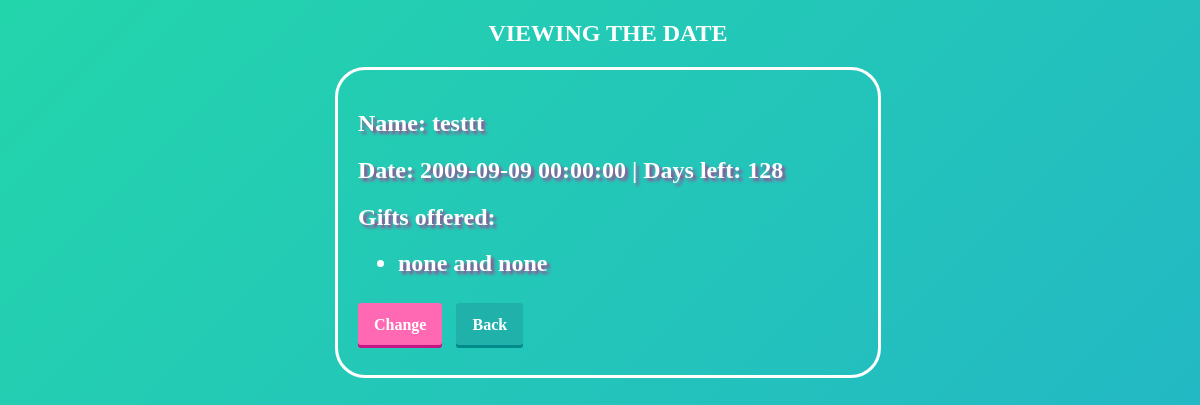
The app's page /birthday/8 with its own data.
### app/data/birthdays.py (models this page shows, shortened)
class Birthday(SqlAlchemyBase):
    __tablename__ = 'birthdays'
    id = sqlalchemy.Column(sqlalchemy.Integer,
                           primary_key=True, autoincrement=True)
    name = sqlalchemy.Column(sqlalchemy.String, nullable=True)
    date = sqlalchemy.Column(sqlalchemy.DateTime, nullable=True)
    gifts = sqlalchemy.Column(sqlalchemy.String, nullable=True)
    user_id = sqlalchemy.Column(sqlalchemy.Integer, nullable=True)

### funcs.py (the view)
@blueprint.route('/birthday/<int:id>', methods=['GET', 'POST'])
def birthday(id):
    session = db_session.create_session()
    bd = session.query(Birthday).filter(Birthday.id == id).first()
    spisok = bd.gifts.split(', ')
    date = dt.date(dt.datetime.today().year, int(str(bd.date).split()[0].split('-')[1]),
                   int(str(bd.date).split()[0].split('-')[2]))
    now = dt.date.today()
    left = (date - now).days
    if left < 0:
        left = 360 + left
    user = session.query(User).filter(User.birthdays.like(f'%{id}%')).first()
    return render_template('watch.html', name=bd.name, date=bd.date, left=left, spisok=spisok,
                           link=f'/birthday/edit/{id}', link2=f'/main/{user.id}')

### app/data/db_session.py (called while the page is built)
def create_session() -> Session:
    global __factory
    return __factory()

### templates/watch.html (shortened to what this page needs)
<!DOCTYPE html>
<html lang="en">
<head>
     <link rel="stylesheet" type="text/css" href="/static/css/style.css"/>
    </head>
<body>
    <aside>
        <h1>VIEWING THE DATE</h1></aside>
        <form3 action="" method="post">
        <h2>Name: {{ name }}</h2>
        <h2>Date: {{ date }} | Days left: {{ left }}</h2>
        <h2>Gifts offered:</h2>
        <ul>
            {% for user in spisok %}
                <h2><li>{{ user }}</li></h2>
            {% endfor %}
        </ul>
        <br><a class="button1" href={{link}}><span>Change</span></a>
        <a class="button2" href={{link2}}><span>Back</span></a><br><h4></h4>
        </form3>
</body>
</html>

### static/css/style.css (style rules this page uses)
html, body { width: 100%; height:100%; }
body { background: linear-gradient(-45deg, #ee7752, #e73c7e, #23a6d5, #23d5ab); background-size: 400% 400%; animation: gradient 15s ease infinite; box-sizing: border-box; }
aside { text-align: center; color: white; }
a.button1 { font-weight: 700; text-align: center; color: white; text-decoration: none; padding: .8em 1em calc(.8em + 3px); border-radius: 3px; margin-right: 10px; background: rgb(255, 105, 180); box-shadow: 0 -3px rgb(199, 21, 133) inset; transition: 0.2s; }
a.button2 { font-weight: 700; color: white; text-decoration: none; padding: .8em 1em calc(.8em + 3px); border-radius: 3px; margin-right: 10px; background: rgb(32, 178, 170); box-shadow: 0 -3px rgb(0, 139, 139) inset; transition: 0.2s; }
form3 { display: block; width: 500px; margin-right: auto; margin-left: auto; border: 3px solid white; border-radius: 30px; padding-left: 20px; padding-right: 20px; padding-top: 20px; padding-bottom: 20px; }
div, h2 { color: white; text-shadow: 3px 3px 3px #9a4c94; }

### records on screen
Birthday: name "testtt", date "2009-09-09 00:00:00", gifts "none and none"

### other values on screen
{{ left }} "128"
